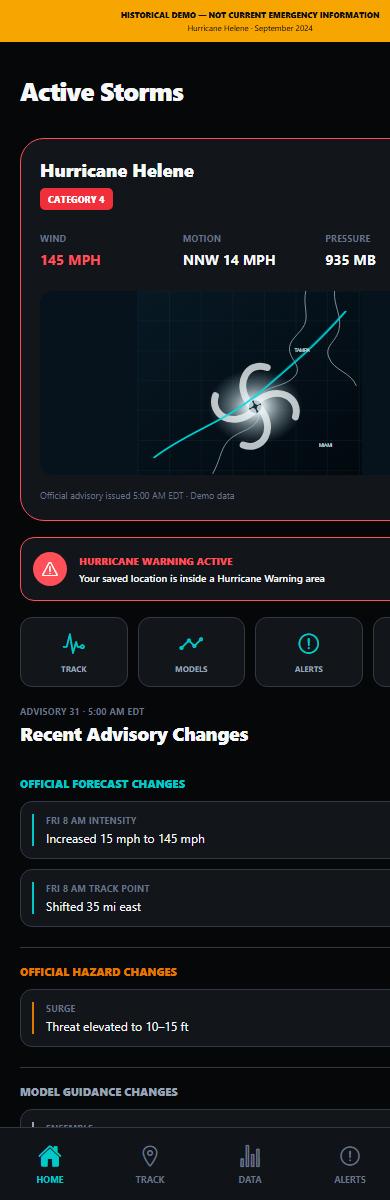
#> input picture prototype-home.png, 390 x 1200 px
$ python extract_supplied_icon.py ../prototype-home.png out.png
#> lines starting #> are read from the running program, lines starting #| are printed output that depends on the picture; after the words box and inside, x2 and y2 are one past the last pixel; in counts of white or black regions, pixels touching at a corner belong together
"""Remove only the backdrop from the user-supplied hurricane icon."""

from pathlib import Path
import sys

import numpy as np
from PIL import Image, ImageFilter


source = Path(sys.argv[1])
destination = Path(sys.argv[2])

image = Image.open(source).convert("RGB")
#> image is the input picture: PIL image 390x1200 RGB; mean R, G, B 28, 28.5, 27
pixels = np.asarray(image).astype(np.int16)
red, green, blue = (pixels[:, :, channel] for channel in range(3))
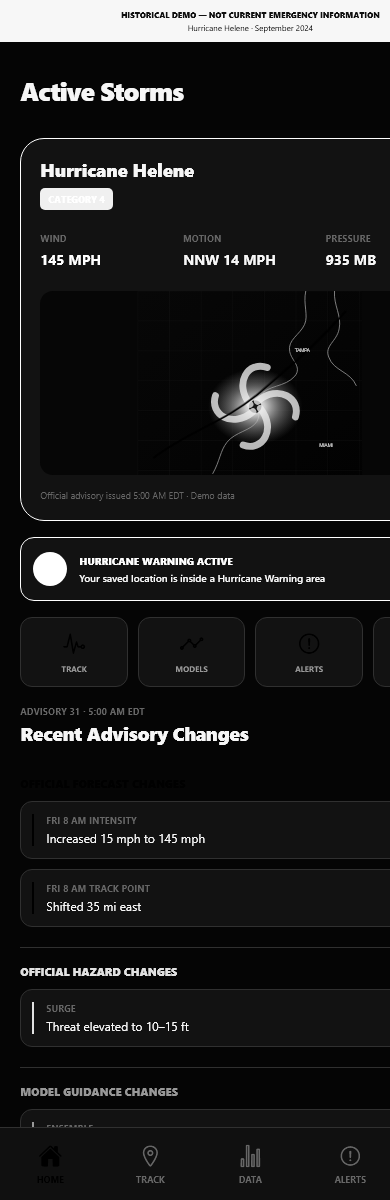
#> red: shape (1200, 390) int16; min 0, max 255, mean 28
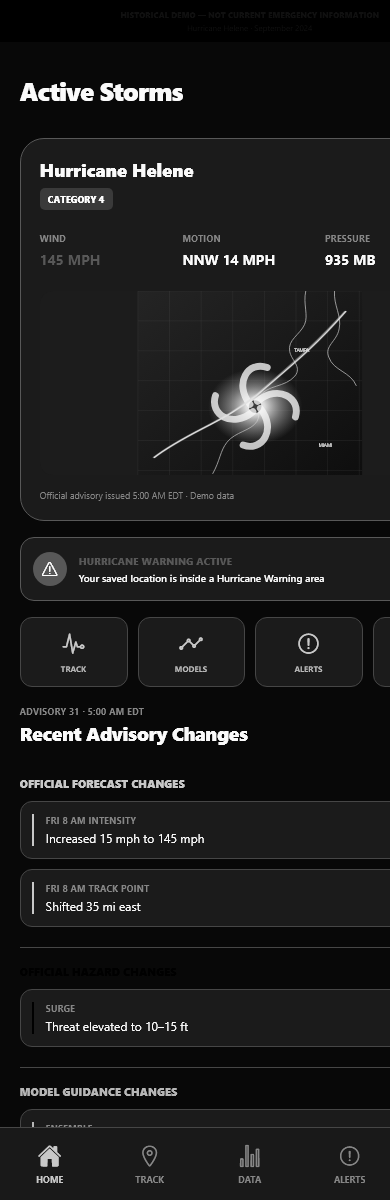
#> blue: shape (1200, 390) int16; min 0, max 255, mean 27

# Select the supplied red artwork without changing any of its RGB pixels.
red_art = (red > 130) & (red - green > 45) & (red - blue > 35)
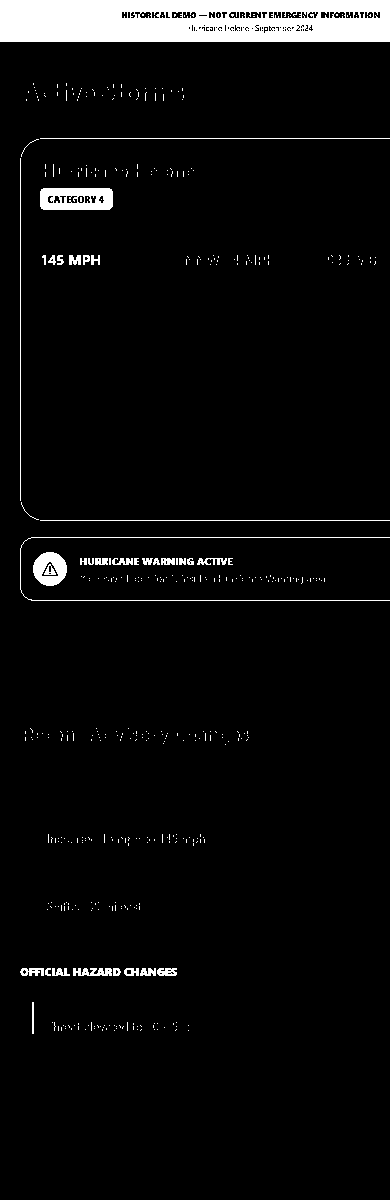
#> red_art: shape (1200, 390) bool; 4.7% white; 475 white regions (438 under 20 px), largest, box (x1, y1, x2, y2) and area: (0, 0, 390, 42) 15154, (40, 188, 113, 210) 1354, (20, 537, 390, 601) 787
red_mask = Image.fromarray((red_art * 255).astype(np.uint8), mode="L")

# The supplied white outline is adjacent to the red body. The white eye is
# enclosed by it. These tests retain both while excluding the gray backdrop.
small_size = (max(1, image.width // 4), max(1, image.height // 4))
#> small_size = (97, 300)
near_red_image = (
    red_mask.resize(small_size, Image.Resampling.NEAREST)
    .filter(ImageFilter.MaxFilter(27))
    .resize(image.size, Image.Resampling.NEAREST)
)
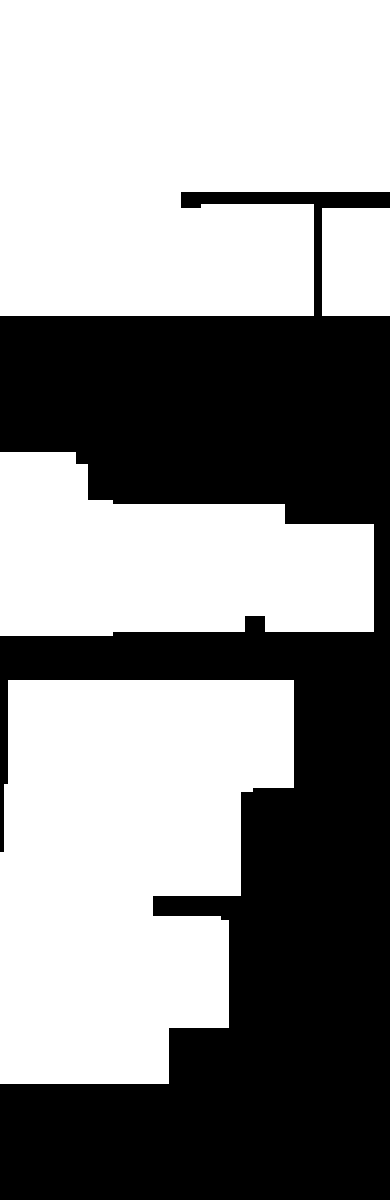
#> near_red_image: PIL image 390x1200 L; 56.6% white; 1 black region, box (x1, y1, x2, y2) and area: (0, 192, 390, 1200) 202896
near_red = np.asarray(near_red_image) > 0
white = (
    (red > 232)
    & (green > 232)
    & (blue > 232)
    & (np.maximum.reduce([red, green, blue]) - np.minimum.reduce([red, green, blue]) < 20)
)
#> white: shape (1200, 390) bool; 0.85% white; 285 white regions (231 under 20 px), largest, box (x1, y1, x2, y2) and area: (151, 88, 171, 101) 172, (21, 83, 38, 101) 157, (102, 83, 113, 101) 125

red_on_left = np.maximum.accumulate(red_art, axis=1)
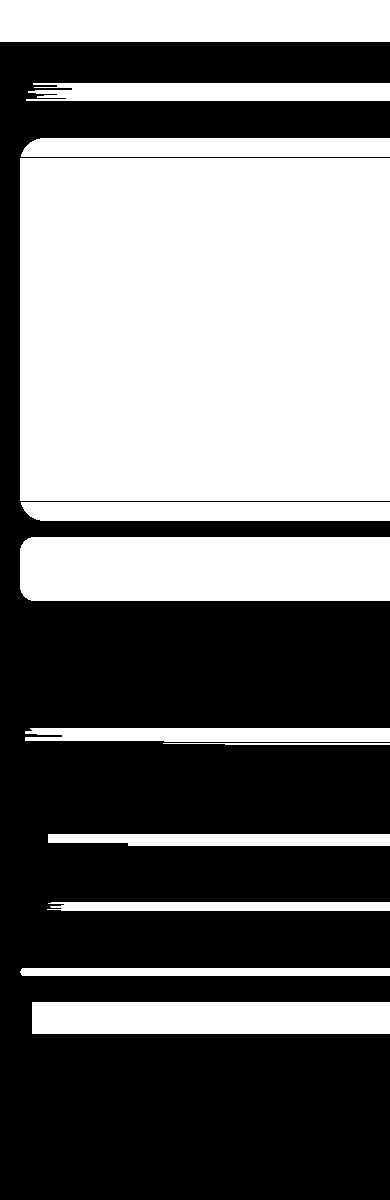
#> red_on_left: shape (1200, 390) bool; 45.6% white; 12 white regions, largest, box (x1, y1, x2, y2) and area: (20, 158, 390, 501) 126910, (20, 537, 390, 601) 23588, (0, 0, 390, 42) 16380
red_on_right = np.maximum.accumulate(red_art[:, ::-1], axis=1)[:, ::-1]
#> red_on_right: shape (1200, 390) bool; 11.4% white; 12 white regions, largest, box (x1, y1, x2, y2) and area: (0, 0, 390, 42) 16380, (0, 158, 376, 501) 14638, (0, 537, 390, 601) 6945
red_above = np.maximum.accumulate(red_art, axis=0)
#> red_above: shape (1200, 390) bool; every value is 1
red_below = np.maximum.accumulate(red_art[::-1, :], axis=0)[::-1, :]
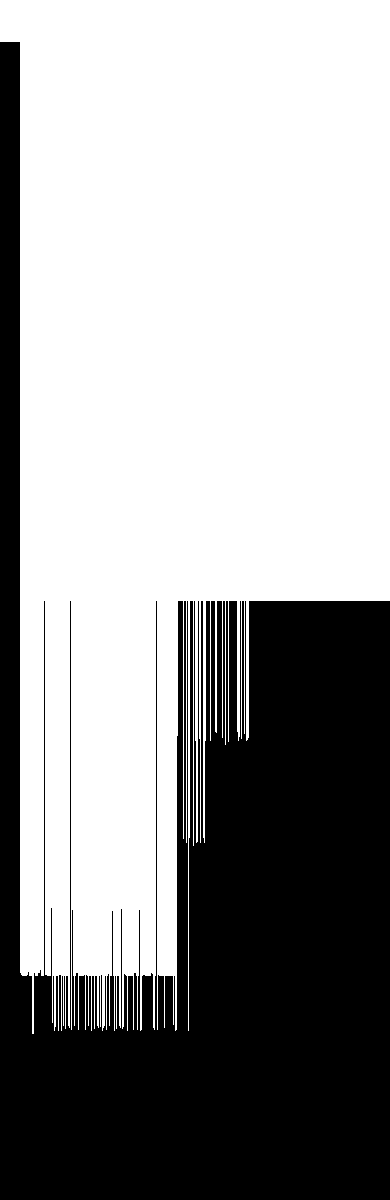
#> red_below: shape (1200, 390) bool; 61.5% white; 1 black region, box (x1, y1, x2, y2) and area: (0, 42, 390, 1200) 180036
inside_red_body = red_on_left & red_on_right & red_above & red_below
#> inside_red_body: shape (1200, 390) bool; 8.1% white; 103 white regions (71 under 20 px), largest, box (x1, y1, x2, y2) and area: (0, 0, 390, 42) 16380, (20, 158, 376, 501) 7778, (20, 537, 390, 601) 5573

subject = red_art | (white & (near_red | inside_red_body))
#> subject: shape (1200, 390) bool; 5.6% white; 396 white regions (303 under 20 px), largest, box (x1, y1, x2, y2) and area: (0, 0, 390, 42) 15154, (40, 188, 113, 210) 1497, (33, 552, 67, 586) 860
alpha = Image.fromarray((subject * 255).astype(np.uint8), mode="L")
alpha = alpha.filter(ImageFilter.GaussianBlur(0.45))

output = image.convert("RGBA")
output.putalpha(alpha)
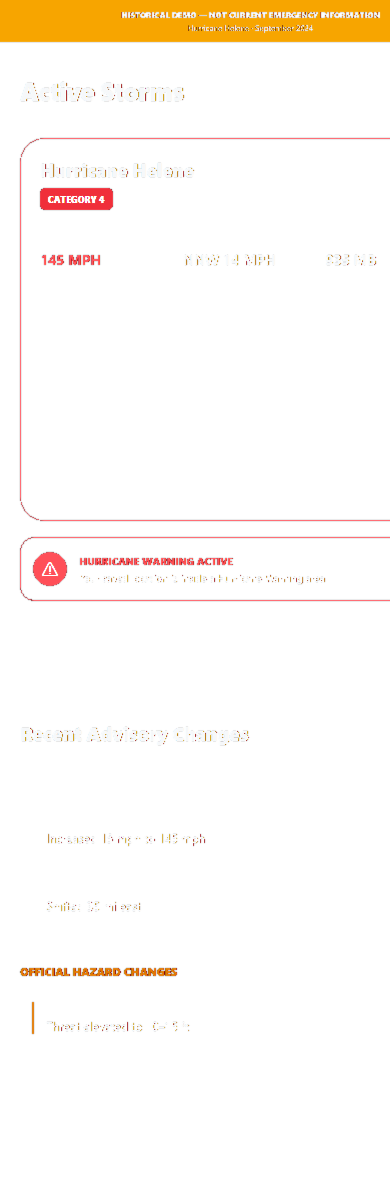
#> output: PIL image 390x1200 RGBA; mean R, G, B, A 28, 28.5, 27, 14.2; transparent parts drawn white
destination.parent.mkdir(parents=True, exist_ok=True)
output.save(destination, optimize=True)
